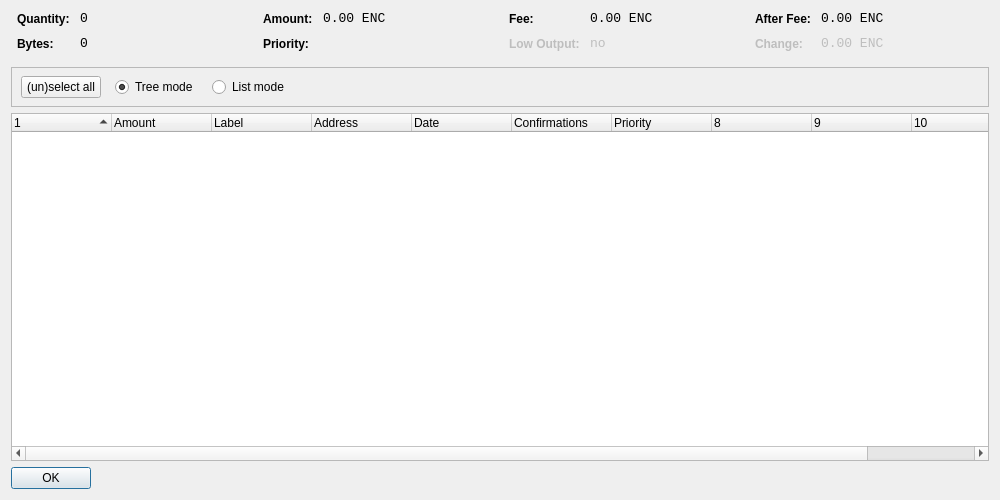
<?xml version="1.0" encoding="UTF-8"?>
<ui version="4.0">
 <class>CoinControlDialog</class>
 <widget class="QDialog" name="CoinControlDialog">
  <property name="geometry">
   <rect>
    <x>0</x>
    <y>0</y>
    <width>1000</width>
    <height>500</height>
   </rect>
  </property>
  <property name="windowTitle">
   <string>Coin Control</string>
  </property>
  <layout class="QVBoxLayout" name="verticalLayout">
   <item>
    <layout class="QHBoxLayout" name="horizontalLayoutTop" stretch="0,0,0,0">
     <property name="topMargin">
      <number>0</number>
     </property>
     <property name="bottomMargin">
      <number>10</number>
     </property>
     <item>
      <layout class="QFormLayout" name="formLayoutCoinControl1">
       <property name="horizontalSpacing">
        <number>10</number>
       </property>
       <property name="verticalSpacing">
        <number>10</number>
       </property>
       <property name="leftMargin">
        <number>6</number>
       </property>
       <property name="rightMargin">
        <number>6</number>
       </property>
       <item row="0" column="0">
        <widget class="QLabel" name="labelCoinControlQuantityText">
         <property name="styleSheet">
          <string notr="true">font-weight:bold;</string>
         </property>
         <property name="text">
          <string>Quantity:</string>
         </property>
        </widget>
       </item>
       <item row="0" column="1">
        <widget class="QLabel" name="labelCoinControlQuantity">
         <property name="font">
          <font>
           <family>Monospace</family>
           <pointsize>10</pointsize>
          </font>
         </property>
         <property name="cursor">
          <cursorShape>IBeamCursor</cursorShape>
         </property>
         <property name="contextMenuPolicy">
          <enum>Qt::ActionsContextMenu</enum>
         </property>
         <property name="text">
          <string>0</string>
         </property>
         <property name="textInteractionFlags">
          <set>Qt::LinksAccessibleByMouse|Qt::TextSelectableByKeyboard|Qt::TextSelectableByMouse</set>
         </property>
        </widget>
       </item>
       <item row="1" column="0">
        <widget class="QLabel" name="labelCoinControlBytesText">
         <property name="styleSheet">
          <string notr="true">font-weight:bold;</string>
         </property>
         <property name="text">
          <string>Bytes:</string>
         </property>
        </widget>
       </item>
       <item row="1" column="1">
        <widget class="QLabel" name="labelCoinControlBytes">
         <property name="font">
          <font>
           <family>Monospace</family>
           <pointsize>10</pointsize>
          </font>
         </property>
         <property name="cursor">
          <cursorShape>IBeamCursor</cursorShape>
         </property>
         <property name="contextMenuPolicy">
          <enum>Qt::ActionsContextMenu</enum>
         </property>
         <property name="text">
          <string>0</string>
         </property>
         <property name="textInteractionFlags">
          <set>Qt::LinksAccessibleByMouse|Qt::TextSelectableByKeyboard|Qt::TextSelectableByMouse</set>
         </property>
        </widget>
       </item>
      </layout>
     </item>
     <item>
      <layout class="QFormLayout" name="formLayoutCoinControl2">
       <property name="horizontalSpacing">
        <number>10</number>
       </property>
       <property name="verticalSpacing">
        <number>10</number>
       </property>
       <property name="leftMargin">
        <number>6</number>
       </property>
       <property name="rightMargin">
        <number>6</number>
       </property>
       <item row="0" column="0">
        <widget class="QLabel" name="labelCoinControlAmountText">
         <property name="styleSheet">
          <string notr="true">font-weight:bold;</string>
         </property>
         <property name="text">
          <string>Amount:</string>
         </property>
        </widget>
       </item>
       <item row="0" column="1">
        <widget class="QLabel" name="labelCoinControlAmount">
         <property name="font">
          <font>
           <family>Monospace</family>
           <pointsize>10</pointsize>
          </font>
         </property>
         <property name="cursor">
          <cursorShape>IBeamCursor</cursorShape>
         </property>
         <property name="contextMenuPolicy">
          <enum>Qt::ActionsContextMenu</enum>
         </property>
         <property name="text">
          <string>0.00 ENC</string>
         </property>
         <property name="textInteractionFlags">
          <set>Qt::LinksAccessibleByMouse|Qt::TextSelectableByKeyboard|Qt::TextSelectableByMouse</set>
         </property>
        </widget>
       </item>
       <item row="1" column="0">
        <widget class="QLabel" name="labelCoinControlPriorityText">
         <property name="styleSheet">
          <string notr="true">font-weight:bold;</string>
         </property>
         <property name="text">
          <string>Priority:</string>
         </property>
        </widget>
       </item>
       <item row="1" column="1">
        <widget class="QLabel" name="labelCoinControlPriority">
         <property name="font">
          <font>
           <family>Monospace</family>
           <pointsize>10</pointsize>
          </font>
         </property>
         <property name="cursor">
          <cursorShape>IBeamCursor</cursorShape>
         </property>
         <property name="contextMenuPolicy">
          <enum>Qt::ActionsContextMenu</enum>
         </property>
         <property name="text">
          <string/>
         </property>
         <property name="textInteractionFlags">
          <set>Qt::LinksAccessibleByMouse|Qt::TextSelectableByKeyboard|Qt::TextSelectableByMouse</set>
         </property>
        </widget>
       </item>
      </layout>
     </item>
     <item>
      <layout class="QFormLayout" name="formLayoutCoinControl3">
       <property name="horizontalSpacing">
        <number>10</number>
       </property>
       <property name="verticalSpacing">
        <number>10</number>
       </property>
       <property name="leftMargin">
        <number>6</number>
       </property>
       <property name="rightMargin">
        <number>6</number>
       </property>
       <item row="0" column="0">
        <widget class="QLabel" name="labelCoinControlFeeText">
         <property name="styleSheet">
          <string notr="true">font-weight:bold;</string>
         </property>
         <property name="text">
          <string>Fee:</string>
         </property>
        </widget>
       </item>
       <item row="0" column="1">
        <widget class="QLabel" name="labelCoinControlFee">
         <property name="font">
          <font>
           <family>Monospace</family>
           <pointsize>10</pointsize>
          </font>
         </property>
         <property name="cursor">
          <cursorShape>IBeamCursor</cursorShape>
         </property>
         <property name="contextMenuPolicy">
          <enum>Qt::ActionsContextMenu</enum>
         </property>
         <property name="text">
          <string>0.00 ENC</string>
         </property>
         <property name="textInteractionFlags">
          <set>Qt::LinksAccessibleByMouse|Qt::TextSelectableByKeyboard|Qt::TextSelectableByMouse</set>
         </property>
        </widget>
       </item>
       <item row="1" column="0">
        <widget class="QLabel" name="labelCoinControlLowOutputText">
         <property name="enabled">
          <bool>false</bool>
         </property>
         <property name="styleSheet">
          <string notr="true">font-weight:bold;</string>
         </property>
         <property name="text">
          <string>Low Output:</string>
         </property>
        </widget>
       </item>
       <item row="1" column="1">
        <widget class="QLabel" name="labelCoinControlLowOutput">
         <property name="enabled">
          <bool>false</bool>
         </property>
         <property name="font">
          <font>
           <family>Monospace</family>
           <pointsize>10</pointsize>
          </font>
         </property>
         <property name="cursor">
          <cursorShape>IBeamCursor</cursorShape>
         </property>
         <property name="contextMenuPolicy">
          <enum>Qt::ActionsContextMenu</enum>
         </property>
         <property name="text">
          <string>no</string>
         </property>
         <property name="textInteractionFlags">
          <set>Qt::LinksAccessibleByMouse|Qt::TextSelectableByKeyboard|Qt::TextSelectableByMouse</set>
         </property>
        </widget>
       </item>
      </layout>
     </item>
     <item>
      <layout class="QFormLayout" name="formLayoutCoinControl4">
       <property name="horizontalSpacing">
        <number>10</number>
       </property>
       <property name="verticalSpacing">
        <number>10</number>
       </property>
       <property name="leftMargin">
        <number>6</number>
       </property>
       <property name="rightMargin">
        <number>6</number>
       </property>
       <item row="0" column="0">
        <widget class="QLabel" name="labelCoinControlAfterFeeText">
         <property name="styleSheet">
          <string notr="true">font-weight:bold;</string>
         </property>
         <property name="text">
          <string>After Fee:</string>
         </property>
        </widget>
       </item>
       <item row="0" column="1">
        <widget class="QLabel" name="labelCoinControlAfterFee">
         <property name="font">
          <font>
           <family>Monospace</family>
           <pointsize>10</pointsize>
          </font>
         </property>
         <property name="cursor">
          <cursorShape>IBeamCursor</cursorShape>
         </property>
         <property name="contextMenuPolicy">
          <enum>Qt::ActionsContextMenu</enum>
         </property>
         <property name="text">
          <string>0.00 ENC</string>
         </property>
         <property name="textInteractionFlags">
          <set>Qt::LinksAccessibleByMouse|Qt::TextSelectableByKeyboard|Qt::TextSelectableByMouse</set>
         </property>
        </widget>
       </item>
       <item row="1" column="0">
        <widget class="QLabel" name="labelCoinControlChangeText">
         <property name="enabled">
          <bool>false</bool>
         </property>
         <property name="styleSheet">
          <string notr="true">font-weight:bold;</string>
         </property>
         <property name="text">
          <string>Change:</string>
         </property>
        </widget>
       </item>
       <item row="1" column="1">
        <widget class="QLabel" name="labelCoinControlChange">
         <property name="enabled">
          <bool>false</bool>
         </property>
         <property name="font">
          <font>
           <family>Monospace</family>
           <pointsize>10</pointsize>
          </font>
         </property>
         <property name="cursor">
          <cursorShape>IBeamCursor</cursorShape>
         </property>
         <property name="contextMenuPolicy">
          <enum>Qt::ActionsContextMenu</enum>
         </property>
         <property name="text">
          <string>0.00 ENC</string>
         </property>
         <property name="textInteractionFlags">
          <set>Qt::LinksAccessibleByMouse|Qt::TextSelectableByKeyboard|Qt::TextSelectableByMouse</set>
         </property>
        </widget>
       </item>
      </layout>
     </item>
    </layout>
   </item>
   <item>
    <widget class="QFrame" name="frame">
     <property name="minimumSize">
      <size>
       <width>0</width>
       <height>40</height>
      </size>
     </property>
     <property name="frameShape">
      <enum>QFrame::StyledPanel</enum>
     </property>
     <property name="frameShadow">
      <enum>QFrame::Sunken</enum>
     </property>
     <widget class="QWidget" name="horizontalLayoutWidget">
      <property name="geometry">
       <rect>
        <x>10</x>
        <y>0</y>
        <width>781</width>
        <height>41</height>
       </rect>
      </property>
      <layout class="QHBoxLayout" name="horizontalLayoutPanel" stretch="0,0,0,0,0">
       <property name="spacing">
        <number>14</number>
       </property>
       <item>
        <widget class="QPushButton" name="pushButtonSelectAll">
         <property name="sizePolicy">
          <sizepolicy hsizetype="Maximum" vsizetype="Fixed">
           <horstretch>0</horstretch>
           <verstretch>0</verstretch>
          </sizepolicy>
         </property>
         <property name="text">
          <string>(un)select all</string>
         </property>
        </widget>
       </item>
       <item>
        <widget class="QRadioButton" name="radioTreeMode">
         <property name="sizePolicy">
          <sizepolicy hsizetype="Maximum" vsizetype="Fixed">
           <horstretch>0</horstretch>
           <verstretch>0</verstretch>
          </sizepolicy>
         </property>
         <property name="text">
          <string>Tree mode</string>
         </property>
         <property name="checked">
          <bool>true</bool>
         </property>
        </widget>
       </item>
       <item>
        <widget class="QRadioButton" name="radioListMode">
         <property name="sizePolicy">
          <sizepolicy hsizetype="Maximum" vsizetype="Fixed">
           <horstretch>0</horstretch>
           <verstretch>0</verstretch>
          </sizepolicy>
         </property>
         <property name="text">
          <string>List mode</string>
         </property>
        </widget>
       </item>
       <item>
        <spacer name="horizontalSpacer">
         <property name="orientation">
          <enum>Qt::Horizontal</enum>
         </property>
         <property name="sizeHint" stdset="0">
          <size>
           <width>40</width>
           <height>20</height>
          </size>
         </property>
        </spacer>
       </item>
      </layout>
     </widget>
    </widget>
   </item>
   <item>
    <widget class="CoinControlTreeWidget" name="treeWidget">
     <property name="contextMenuPolicy">
      <enum>Qt::CustomContextMenu</enum>
     </property>
     <property name="sortingEnabled">
      <bool>false</bool>
     </property>
     <property name="columnCount">
      <number>11</number>
     </property>
     <attribute name="headerShowSortIndicator" stdset="0">
      <bool>true</bool>
     </attribute>
     <attribute name="headerStretchLastSection">
      <bool>false</bool>
     </attribute>
     <column>
      <property name="text">
       <string/>
      </property>
     </column>
     <column>
      <property name="text">
       <string>Amount</string>
      </property>
     </column>
     <column>
      <property name="text">
       <string>Label</string>
      </property>
     </column>
     <column>
      <property name="text">
       <string>Address</string>
      </property>
     </column>
     <column>
      <property name="text">
       <string>Date</string>
      </property>
     </column>
     <column>
      <property name="text">
       <string>Confirmations</string>
      </property>
      <property name="toolTip">
       <string>Confirmed</string>
      </property>
     </column>
     <column>
      <property name="text">
       <string>Priority</string>
      </property>
     </column>
     <column>
      <property name="text">
       <string/>
      </property>
     </column>
     <column>
      <property name="text">
       <string/>
      </property>
     </column>
     <column>
      <property name="text">
       <string/>
      </property>
     </column>
     <column>
      <property name="text">
       <string/>
      </property>
     </column>
    </widget>
   </item>
   <item>
    <widget class="QDialogButtonBox" name="buttonBox">
     <property name="sizePolicy">
      <sizepolicy hsizetype="Maximum" vsizetype="Fixed">
       <horstretch>0</horstretch>
       <verstretch>0</verstretch>
      </sizepolicy>
     </property>
     <property name="orientation">
      <enum>Qt::Horizontal</enum>
     </property>
     <property name="standardButtons">
      <set>QDialogButtonBox::Ok</set>
     </property>
    </widget>
   </item>
  </layout>
 </widget>
 <customwidgets>
  <customwidget>
   <class>CoinControlTreeWidget</class>
   <extends>QTreeWidget</extends>
   <header>coincontroltreewidget.h</header>
  </customwidget>
 </customwidgets>
 <resources/>
 <connections/>
</ui>
